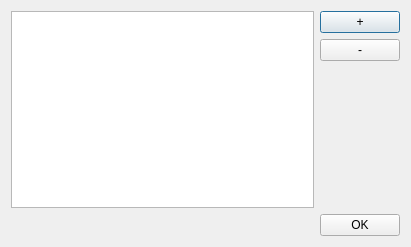
<?xml version="1.0" encoding="UTF-8"?>
<ui version="4.0">
 <class>basesDialog</class>
 <widget class="QDialog" name="basesDialog">
  <property name="geometry">
   <rect>
    <x>0</x>
    <y>0</y>
    <width>411</width>
    <height>247</height>
   </rect>
  </property>
  <property name="windowTitle">
   <string>Базы</string>
  </property>
  <layout class="QHBoxLayout" name="horizontalLayout_2">
   <item>
    <layout class="QGridLayout" name="gridLayout">
     <item row="0" column="0">
      <widget class="QTreeView" name="treeView"/>
     </item>
     <item row="0" column="1">
      <layout class="QVBoxLayout" name="verticalLayout">
       <item>
        <widget class="QPushButton" name="plusButton">
         <property name="sizePolicy">
          <sizepolicy hsizetype="Fixed" vsizetype="Fixed">
           <horstretch>0</horstretch>
           <verstretch>0</verstretch>
          </sizepolicy>
         </property>
         <property name="text">
          <string>+</string>
         </property>
        </widget>
       </item>
       <item>
        <widget class="QPushButton" name="minusButton">
         <property name="sizePolicy">
          <sizepolicy hsizetype="Fixed" vsizetype="Fixed">
           <horstretch>0</horstretch>
           <verstretch>0</verstretch>
          </sizepolicy>
         </property>
         <property name="text">
          <string>-</string>
         </property>
        </widget>
       </item>
       <item>
        <spacer name="verticalSpacer">
         <property name="orientation">
          <enum>Qt::Vertical</enum>
         </property>
         <property name="sizeHint" stdset="0">
          <size>
           <width>20</width>
           <height>118</height>
          </size>
         </property>
        </spacer>
       </item>
      </layout>
     </item>
     <item row="1" column="0" colspan="2">
      <layout class="QHBoxLayout" name="horizontalLayout">
       <item>
        <spacer name="horizontalSpacer">
         <property name="orientation">
          <enum>Qt::Horizontal</enum>
         </property>
         <property name="sizeHint" stdset="0">
          <size>
           <width>148</width>
           <height>20</height>
          </size>
         </property>
        </spacer>
       </item>
       <item>
        <widget class="QPushButton" name="okbutton">
         <property name="text">
          <string>OK</string>
         </property>
        </widget>
       </item>
      </layout>
     </item>
    </layout>
   </item>
  </layout>
 </widget>
 <resources/>
 <connections/>
</ui>
